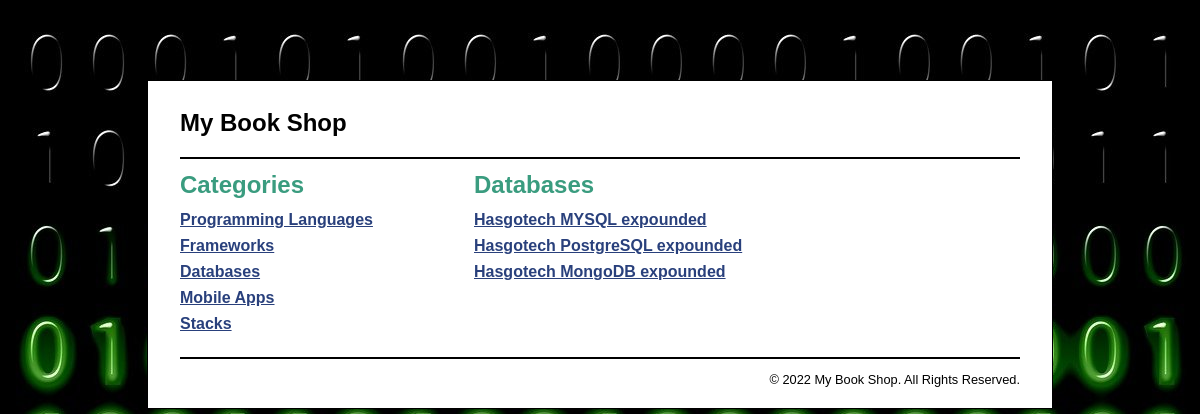
The page /product_catalog/index.php?category_id=3 on the database its author committed.
### tables this page shows
CREATE TABLE categories (
  categoryID       INT(11)        NOT NULL   AUTO_INCREMENT,
  categoryName     VARCHAR(255)   NOT NULL,
  PRIMARY KEY (categoryID)
);

CREATE TABLE products (
  productID        INT(11)        NOT NULL   AUTO_INCREMENT,
  categoryID       INT(11)        NOT NULL,
  productCode      VARCHAR(10)    NOT NULL   UNIQUE,
  productName      VARCHAR(255)   NOT NULL,
  listPrice        DECIMAL(10,2)  NOT NULL,
  PRIMARY KEY (productID)
);

### model/category_db.php (called while the page is built, shortened)
<?php
function get_categories() {
    global $db;
    $query = 'SELECT * FROM categories
              ORDER BY categoryID';
    $statement = $db->prepare($query);
    $statement->execute();
    $categories = $statement->fetchAll();
    return $categories;
}
function get_category_name($category_id) {
    global $db;
    $query = 'SELECT * FROM categories
              WHERE categoryID = :category_id';
    $statement = $db->prepare($query);
    $statement->bindValue(':category_id', $category_id);
    $statement->execute();
    $category = $statement->fetch();
    $category_name = $category['categoryName'];
    return $category_name;
}
?>

### model/product_db.php (called while the page is built, shortened)
<?php
function get_products_by_category($category_id) {
    global $db;
    $query = 'SELECT * FROM products
              WHERE products.categoryID = :category_id
              ORDER BY productID';
    $statement = $db->prepare($query);
    $statement->bindValue(":category_id", $category_id);
    $statement->execute();
    $products = $statement->fetchAll();
    return $products;
}
?>

### product_catalog/product_list.php (the view)
<?php include '../view/header.php'; ?>
<main>
    <aside>
        <h1>Categories</h1>
        <nav>
        <ul>
            <?php foreach($categories as $category) : ?>
            <li>
                <a href="?category_id=<?php echo $category['categoryID']; ?>">
                    <?php echo $category['categoryName']; ?>
                </a>
            </li>
            <?php endforeach; ?>
        </ul>
        </nav>
    </aside>
    <section>
        <h1><?php echo $category_name; ?></h1>
        <nav>
        <ul>
            <?php foreach ($products as $product) : ?>
            <li>
                <a href="?action=view_product&amp;product_id=<?php
                          echo $product['productID']; ?>">
                    <?php echo $product['productName']; ?>
                </a>
            </li>
            <?php endforeach; ?>
        </ul>
        </nav>
    </section>
</main>
<?php include '../view/footer.php'; ?>

### main.css (style rules this page uses)
html { background-image: url(images/binary-code-475664_1280.jpg); }
body { margin-top: 5em; font-family: Arial, Helvetica, sans-serif; width: 70%; margin: 5em auto; background-color: white; border: 1px solid black; padding: 0.5em 2em; }
aside { float: left; width: 35%; }
section { float: left; width: 50%; }
h1 { font-size: 150%; margin: .5em 0; }
h1, h2 { color: rgb(58, 156, 127); }
ul { list-style-type: none; margin: 0; padding-left: 0; padding-bottom: 1em; }
li { padding-bottom: 0.5em; }
a { color: rgb(41, 64, 124); font-weight: bold; }

### rows shown on the page
categories: categoryName "Programming Languages"
categories: categoryName "Frameworks"
categories: categoryName "Databases"
categories: categoryName "Mobile Apps"
categories: categoryName "Stacks"
products: productName "Hasgotech MYSQL expounded"
products: productName "Hasgotech PostgreSQL expounded"
products: productName "Hasgotech MongoDB expounded"
